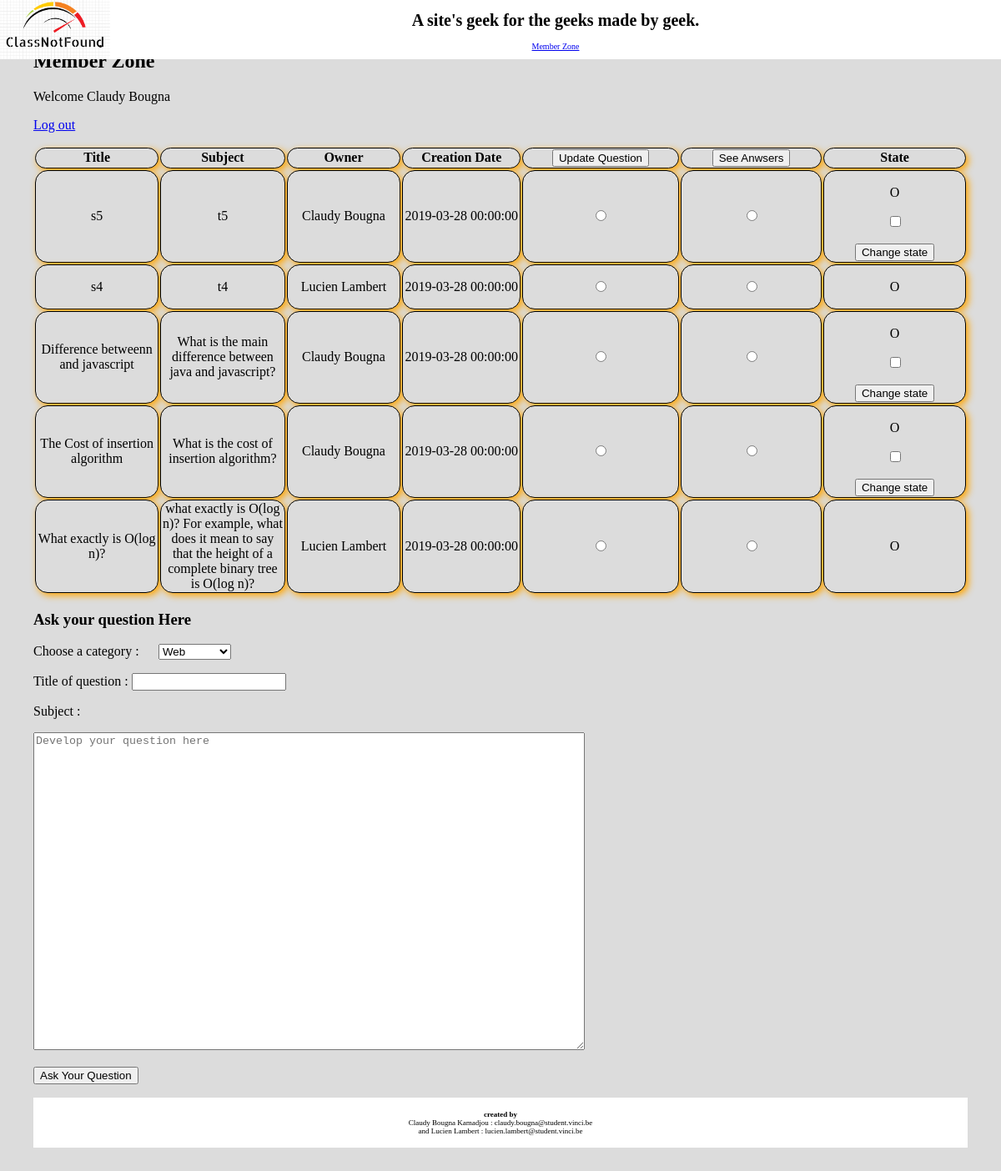
The app's page /index.php?action=member (signed in) with its own data.
### tables this page shows
CREATE TABLE IF NOT EXISTS `questions` (
  `id_question` int(11) NOT NULL AUTO_INCREMENT,
  `title` varchar(255) NOT NULL,
  `subject` varchar(255) NOT NULL,
  `id_category` int(11) NOT NULL,
  `owner` int(11) NOT NULL,
  `creation_date` timestamp NOT NULL DEFAULT CURRENT_TIMESTAMP,
  `state` set('O','S','D') NOT NULL,
  `good_answer` int(11) DEFAULT NULL,
  PRIMARY KEY (`id_question`),
  KEY `id_category` (`id_category`),
  KEY `owner` (`owner`),
  KEY `good_answer` (`good_answer`)
);

CREATE TABLE IF NOT EXISTS `members` (
  `id_member` int(11) NOT NULL AUTO_INCREMENT,
  `name` varchar(255) NOT NULL,
  `last_name` varchar(255) NOT NULL,
  `email` varchar(255) NOT NULL,
  `state` set('a','s') NOT NULL,
  `is_admin` tinyint(1) NOT NULL,
  `password` varchar(255) NOT NULL,
  PRIMARY KEY (`id_member`),
  UNIQUE KEY `email` (`email`)
);

### controllers/MemberController.php (called while the page is built, shortened)
<?php
class MemberController{
    private $_db;
    public function __construct($db) {
        $this->_db = $db;
    }
    public function run() {
        $member = unserialize($_SESSION['member']);
        $html_pseudo = htmlspecialchars($_SESSION['login']);
        $vueupdate = false;
        $vueanswers = false;
        $selected_question = null;
        $tabquestions = $this->_db->select_questions();
        $tabCategories = $this->_db->select_categories();
        require_once(CHEMIN_VUES . 'member.php');
    }
}
?>

### index.php (called while the page is built, shortened)
<?php
	$db = Db::getInstance();
	require_once(CHEMIN_VUES . 'header.php');
	$action = (isset($_GET['action'])) ? $_GET['action'] : 'default';
	switch($action) {
		case 'member':
			require_once('controllers/MemberController.php');
			$controller = new MemberController($db);
			break;
	}
	$controller->run();
	require_once(CHEMIN_VUES . 'footer.php');
?>

### models/Db.class.php (called while the page is built, shortened)
<?php class Db {
    private $_db;
    private function __construct() {
        try {
            $this->_db = new PDO('mysql:host=localhost;dbname=projet;charset=utf8', 'root', '');
            $this->_db->setAttribute(PDO::ATTR_ERRMODE, PDO::ERRMODE_EXCEPTION);
            $this->_db->setAttribute(PDO::ATTR_DEFAULT_FETCH_MODE, PDO::FETCH_OBJ);
        } catch (PDOException $e) {
            die('Erreur de connexion à la base de données : ' . $e->getMessage());
        }
    }
    public function select_questions($keyword = '') {
        if ($keyword != '') {
            $keyword = str_replace("%", "\%", $keyword);
            $query = "SELECT * FROM questions WHERE title LIKE :keyword COLLATE utf8_bin OR subject LIKE :keyword COLLATE utf8_bin  ORDER BY id_question DESC";
            $ps = $this->_db->prepare($query);
            $ps->bindValue(':keyword', "%$keyword%");
        } else {
            $query = 'SELECT * FROM questions ORDER BY id_question DESC';
            $ps = $this->_db->prepare($query);
        }
        $ps->execute();
        $table = array();
        while ($row = $ps->fetch()) {
            $table[] = new Question($row->id_question, $row->title, $row->subject, $row->creation_date, $row->id_category, $this->select_member_by_id($row->owner), $row->state, $row->good_answer);
        }
        return $table;
    }
    public function select_member_by_id($id_member) {
        $query = 'SELECT * FROM members WHERE id_member = :id_member';
        $ps = $this->_db->prepare($query);
        $ps->bindValue(':id_member', $id_member);
        $ps->execute();
        $row = $ps->fetch();
        return new Member($row->id_member, $row->name, $row->last_name, $row->email, $row->state, $row->is_admin, NULL);
    }
    public function select_categories() {
        $query = 'SELECT * FROM categories ORDER BY id_category DESC';
        $ps = $this->_db->query($query);
        $table = array();
        while ($row = $ps->fetch()) {
            $table[] = new Category($row->id_category, $row->name);
        }
        return $table;
    }
} ?>

### models/Question.class.php (called while the page is built, shortened)
<?php class Question {
    private $_id_question;
    private $_title;
    private $_subject;
    private $_creation_date;
    private $_owner;
    private $_state;
    public function __construct($id_question, $title,  $subject, $creation_date, $id_category, $owner, $state, $good_answer) {
        $this->_id_question = $id_question;
        $this->_title = $title;
        $this->_subject = $subject;
        $this->_creation_date = $creation_date;
        $this->_owner = $owner;
        $this->_state = $state;
    }
    public function creation_date() {
        return $this->_creation_date;
    }
    public function owner() {
        return $this->_owner;
    }
    public function state() {
        return $this->_state;
    }
    public function html_title() {
        return htmlspecialchars($this->_title);
    }
    public function html_subject() {
        return htmlspecialchars($this->_subject);
    }
    public function html_id_question() {
        return htmlspecialchars($this->_id_question);
    }
} ?>

### models/Member.class.php (called while the page is built, shortened)
<?php class Member {
    private $_id_member;
    private $_name;
    private $_last_name;
    public function __construct($id_member, $name, $last_name, $email, $state, $is_admin, $password) {
        $this->_id_member = $id_member;
        $this->_name = $name;
        $this->_last_name = $last_name;
    }
    public function full_name() {
        return htmlspecialchars($this->_name . ' ' . $this->_last_name);
    }
    public function id_member() {
        return $this->_id_member;
    }
} ?>

### models/Category.class.php (called while the page is built, shortened)
<?php class Category {
    private $_id_category;
    private $_name;
    public function __construct($id_category, $name) {
        $this->_id_category = $id_category;
        $this->_name = $name;
    }
    public function name() {
        return $this->_name;
    }
    public function id_category() {
        return $this->_id_category;
    }
} ?>

### views/member.php (the view, shortened to what this page needs)
<section id="content">
    <h2>Member Zone</h2>
    <p>Welcome <?php echo $html_pseudo; ?></p>
    <p><a href="index.php?action=logout">Log out</a></p>
    <?php if (!$vueupdate && !$vueanswers) { ?>
    <form action="?action=member" method="post">
        <table id="tableBalises">
            <thead>
            <tr>
                <th>Title</th>
                <th>Subject</th>
                <th>Owner</th>
                <th>Creation Date</th>
                <th><input type="submit" name="form_update" value="Update Question"></th>
                <th><input type="submit" name="form_see_answers" value="See Anwsers"></th>
                <th>State</th>
            </tr>
            </thead>
            <tbody>
            <?php foreach ($tabquestions as $i => $question) {
                $checked = (isset($selected_question) && $question->html_id_question() == $selected_question->html_id_question()) ? 'checked' : '';
                $disabled = ($question->state() == 'D') ? 'disabled' : ''; ?>
                <tr>
                    <td><span class="html"><?php echo $question->html_title(); ?></span></td>
                    <td><?php echo  $question->html_subject(); ?></td>
                    <td><?php echo $question->owner()->full_name(); ?></td>
                    <td><?php echo $question->creation_date(); ?></td>
                    <td><input type="radio" name="question" value="<?php echo $question->html_id_question(); ?>" <?php echo $checked; $disabled; ?> /></td>
                    <td><input type="radio" name="idquestion" value="<?php echo $question->html_id_question(); ?>" <?php echo $checked; $disabled; ?> /></td>
                    <td>
                        <p><?php echo $question->state(); ?></p>
                        <?php if ($question->owner()->id_member() == $member->id_member()) {
                            $checked = ($question->state() == 'S') ? 'checked' : ''; ?>
                            <form action="?action=member" method="post">
                                <p><input type="checkbox" value="S" name="state" <?php echo $checked; ?>></p>
                                <input type="submit" name="form_change_state" value="Change state">
                            </form>
                        <?php } ?>
                    </td>
                </tr>
            <?php } ?>
            </tbody>
        </table>
    </form>
    <div class="form">
        <h3> Ask your question Here </h3>
        <form action="index.php?action=question" method="post">
            <label for="id_category">Choose a category :</label>
            <select id="id_category" name="id_category">
                <?php foreach ($tabCategories as $i => $category) { ?>
                    <option value="<?php echo $category->id_category(); ?>"><?php echo $category->name(); ?></option>
                <?php } ?>
            </select>
            <p>Title of question :	<input type="text" name="title" /></p>
            <p>Subject :</p>
            <textarea   rows="25" cols="80"   name="subject" placeholder="Develop your question here"></textarea>
            <p><input type="submit" name="form_add" value="Ask Your Question"></p>
        </form>
    </div>
    <?php } ?>
</section>

### views/css/base.css (style rules this page uses)
#tableBalises th { border-style: solid; border-width: thin; border-collapse: collapse; background-color: #DCDCDC; text-align: center; margin-top: auto; margin-left: auto; margin-right: auto; width: 500px; border-radius: 15px; box-shadow: 3px 3px 9px orange; }
#tableBalises td { border-style: solid; border-width: thin; border-collapse: collapse; background-color: #DCDCDC; text-align: center; margin-top: auto; margin-left: auto; margin-right: auto; width: 500px; border-radius: 15px; box-shadow: 3px 3px 9px orange; }
html { font-family: cursive; }
body { height: 100%; background-color: #DCDCDC; min-height: 100%; margin: 20px; padding: 20px; }
label { display:block; width:150px; float:left; }

### records on screen
questions: title "s5", subject "t5", owner.last_name "Claudy Bougna", creation_date "2019-03-28 00:00:00", state "O"
questions: title "s4", subject "t4", owner.last_name "Lucien Lambert", creation_date "2019-03-28 00:00:00", state "O"
questions: title "Difference betweenn and javascript", subject "What is the main difference between java and javascript?", owner.last_name "Claudy Bougna", creation_date "2019-03-28 00:00:00", state "O"
questions: title "The Cost of insertion algorithm", subject "What is the cost of insertion algorithm?", owner.last_name "Claudy Bougna", creation_date "2019-03-28 00:00:00", state "O"
questions: title "What exactly is O(log n)?", subject "what exactly is O(log n)? For example, what does it mean to say that the height of a complete binary tree is O(log n)?", owner.last_name "Lucien Lambert", creation_date "2019-03-28 00:00:00", state "O"

### other values on screen
$libelleloginmember "Member Zone"
$html_pseudo "Claudy Bougna"
EMAIL2 "claudy.bougna@student.vinci.be"
EMAIL1 "lucien.lambert@student.vinci.be"
form field id_category "Web"
